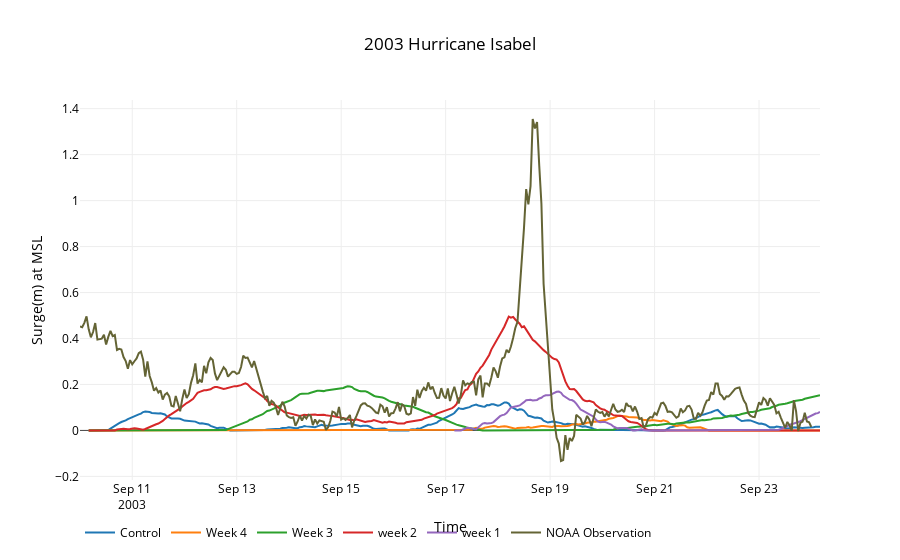

Notebook source saved alongside this figure:
### Markdown cell above
### Duck, NC

### Code cell
starts,end,noaa = '20030827','20030926','8651370'
data = utils.plot_timeseries2(files,start,name,26642,starts,end,noaa)
title,x,y = '2003 Hurricane Isabel','Time','Surge(m) at MSL'
layout=utils.layout(title,x,y)
fig = go.Figure(data=data, layout=layout)
interactive = iplot(fig)
#po.plot(fig,filename=root_dir+'\\'+'duck_surge.html')

### Figure 1 — Plotly figure (JSON) as saved in the notebook; plotly's stock layout.template omitted (floating-point values rounded to 4 significant figures; data arrays with more than 128 entries replaced by an {"elided": "..."} marker saying what was removed)
{"data": [{"line": {"color": "rgba(204, 255, 51)"}, "mode": "lines", "name": "Control", "type": "scatter", "uid": "5cf57685-50e9-4b0f-b9e5-b2eb6261901b", "x": {"elided": "337 str values"}, "y": {"elided": "337 float values"}}, {"line": {"color": "rgba(0, 255, 204)"}, "mode": "lines", "name": "Week 4", "type": "scatter", "uid": "c0575cda-3251-4f33-b563-7a67b096e830", "x": {"elided": "337 str values"}, "y": {"elided": "337 float values"}}, {"line": {"color": "rgba(204, 0, 255)"}, "mode": "lines", "name": "Week 3", "type": "scatter", "uid": "e7809c7b-baf4-4289-8588-871f45275001", "x": {"elided": "337 str values"}, "y": {"elided": "337 float values"}}, {"line": {"color": "rgba(204, 0, 0)"}, "mode": "lines", "name": "week 2", "type": "scatter", "uid": "901417d2-8c1b-4048-b990-cdab30a77f4d", "x": {"elided": "337 str values"}, "y": {"elided": "337 float values"}}, {"line": {"color": "rgba(51, 51, 255)"}, "mode": "lines", "name": "week 1", "type": "scatter", "uid": "c8827bff-b73a-4cdc-95a3-a9c7ce7c110d", "x": {"elided": "169 str values"}, "y": {"elided": "169 float values"}}, {"line": {"color": "rgb(100, 100, 53)"}, "mode": "lines", "name": "NOAA Observation", "type": "scatter", "uid": "a7828536-421c-42ae-b923-10727e3a5cc6", "x": {"elided": "337 str values"}, "y": {"elided": "337 float values"}}], "layout": {"autosize": true, "font": {"color": "rgb(0, 0, 0)"}, "legend": {"orientation": "h"}, "paper_bgcolor": "rgb(255,255,255)", "plot_bgcolor": "rgb(255,255,255)", "title": "2003 Hurricane Isabel", "xaxis": {"autorange": true, "range": ["2003-09-10", "2003-09-24 04:00"], "title": "Time", "type": "date"}, "yaxis": {"autorange": true, "range": [-0.2157, 1.438], "title": "Surge(m) at MSL", "type": "linear"}}}
